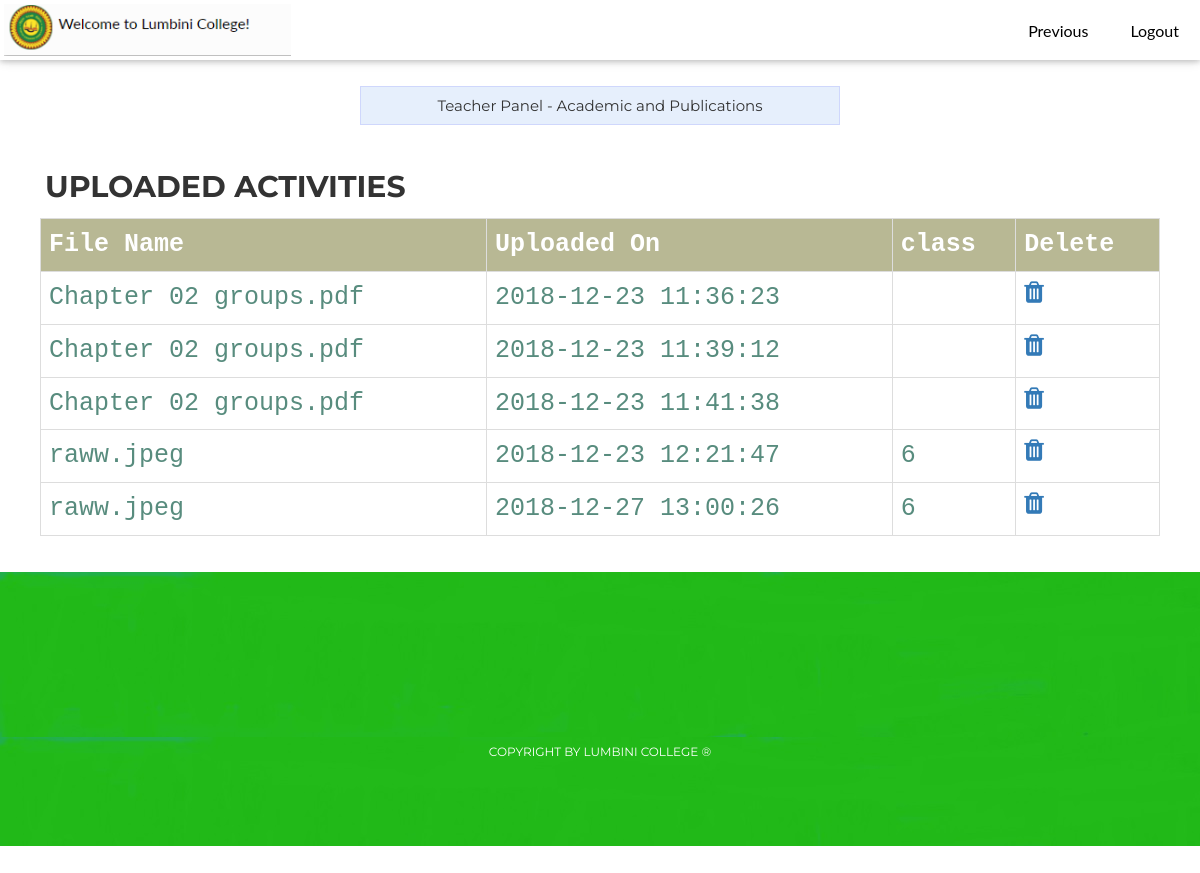
/viewActivity.php, run on the app's committed database.
### tables this page shows
CREATE TABLE `images` (
  `id` int(11) NOT NULL,
  `file_name` varchar(255) NOT NULL,
  `uploaded_on` datetime NOT NULL,
  `status` enum('1','0') NOT NULL DEFAULT '1',
  `class` varchar(225) NOT NULL
);

### viewActivity.php (the view, shortened to what this page needs)
<html>
<head>
  <link href="css/style1.css" rel="stylesheet" type="text/css">
      <link href="css/bootstrap.min.css" rel="stylesheet">
        <link rel="stylesheet" type="text/css" href="https://maxcdn.bootstrapcdn.com/font-awesome/4.7.0/css/font-awesome.min.css">
        <link href="css/style.css" rel="stylesheet">
</head>
    <body>
            <div class="nav-fixed font">
            <a href="logout.php"> <img src="images/logo.png"></a>
            <a href="logout.php" class="nav-page"> Logout </a>
            <a href="te admin.php" class="nav-page">Previous </a>
        </div>
    <div class="container">
      <div class="row"><div class="col-5 center big card-heading-blue">Teacher Panel  -  Academic and Publications</div></div><br>
        <div class="table-wrapper">
            <div class="table-title">
                <div class="row">
                    <div class="col-sm-8"><h2><b>UPLOADED ACTIVITIES</b></h2></div>
                    <div class="col-sm-4">
                    </div>
                </div>
            </div>
            <table class="table table-bordered">
                        <th>File Name</th>
                        <th>Uploaded On</th>
                        <th>class</th>
                        <th>Delete</th>
                        <?php
                        include 'connection.php';
                        $sql ="SELECT id,file_name,uploaded_on,class FROM images";
                        $result=$con->query($sql);
                        if($result -> num_rows > 0 ){
                          while ($row = $result -> fetch_array()) {
                            ?>
                            <tr>
                            <td><?php echo $row['file_name']; ?></td>
                            <td><?php echo $row['uploaded_on']; ?></td>
                            <td><?php echo $row['class']; ?></td>
                            <td><a href="deleteImage.php?id= <?php echo $row['id']; ?>"><i class="fa fa-trash"></i></a></td>
                            </tr>
                            <?php
                          }
                          echo "</table>";
                        }
                        else {
                          echo "0 result";
                        }
                        ?>
        </div>
    </div>
              <footer>
                          <div class="container">
                              <div class="row">
                                  <div class="col-md-12 col-xs-12 col-sm-12">
                                      <p class="copy-rights">Copyright by Lumbini College &reg;</p>
                                  </div>
                              </div>
                          </div>
               </footer>
    </body>
</html>

### css/style1.css (style rules this page uses)
.font { font-size: 12pt !important; font-family: "Lato" !important; }
a { text-decoration: none; color: inherit; }
h1, h2, h3, h4, h5 { padding: 0.5rem; margin: 0; text-decoration: none; }
.big { font-size: 1.5rem; }
html { height: 100%; box-sizing: border-box; }
body { position: relative; margin: 0; padding-bottom: 5rem; min-height: 100%; background-color: rgba(255, 255, 510.08); }
*, *::before, *::after { box-sizing: border-box; }
.container { width: 100%; padding: 12pt; margin-right: auto; margin-left: auto; margin-top: 70px; }
.row { display: -webkit-box; display: -ms-flexbox; display: flex; -ms-flex-wrap: wrap; flex-wrap: wrap; }
.col-1, .col-2, .col-3, .col-4, .col-5, .col-6, .col-7, .col-8, .col-9, .col-10, .col-11, .col-12 { position: relative; min-height: 1px; padding-right: 1rem; padding-left: 1rem; }
.col-5 { -webkit-box-flex: 0; -ms-flex: 0 0 41.666667%; flex: 0 0 41.666667%; max-width: 41.666667%; }
.center { margin: auto; text-align: center; }
::placeholder { opacity: 0.5; }
.table { width: 100%; max-width: 100%; margin-bottom: 1rem; background-color: transparent; border-collapse: collapse !important; }
.table th, .table td { padding: 0.75rem; vertical-align: top; border-top: 1px solid rgba(0,0,0,0.3); }
.table tbody tr { vertical-align: bottom; border-bottom: 1.5px solid rgba(0,0,0,0.3); }
.nav-fixed { overflow: hidden; background-color: rgba(255,255,255,0.85); position: fixed; top: 0; width: 100%; height: 60px; right: 0; z-index: 9999; box-shadow:0 2px 5px 0 rgba(0,0,0,0.16),0 2px 10px 0 rgba(0,0,0,0.12); }
.nav-fixed .nav-page { float: right; height: 80%; margin-top: 6px; display: block; color:rgba(0,0,0); text-align: center; padding: 14px 16px 16px 16px; text-decoration: none; font-family: inherit; margin-right: 5px; margin-left: 5px; transition: all 300ms; -webkit-transition: all 300ms; user-drag: none; user-select: none; -moz-user-select: none; -webkit-user-drag: none; -webkit-user-select: none; -ms-user-select: none; }
.nav-fixed img { max-height: 100%; float: left; padding: 0.4rem; }
.card-heading-blue { padding: 0.8rem; background-color: rgba(11,98,222, 0.1); border: 1px solid rgba(0,0,255,0.1); }

### css/style.css (style rules this page uses)
body { font-family: 'Montserrat', sans-serif; font-size: 14px; }
.container { width: 1150px; }
footer { background: rgba(79, 138, 240, 0.7); padding: 70px 0 60px 0; }
footer .copy-rights { text-align: center; color: #fff; padding-top: 15px; font-size: 12px; text-transform: uppercase; }
footer { background-image: url(../images/footer-inside.jpg); background-size: 100%; }

### viewActivity.php (style rules this page uses)
table { border-collapse: collapse; width: 100%; color: #588c7e; font-family: monospace; font-size: 25px; text-align: left; }
th { background-color: #b8b894; color: white; }

### data on the page
images: file_name "Chapter 02 groups.pdf", uploaded_on "2018-12-23 11:36:23"
images: file_name "Chapter 02 groups.pdf", uploaded_on "2018-12-23 11:39:12"
images: file_name "Chapter 02 groups.pdf", uploaded_on "2018-12-23 11:41:38"
images: file_name "raww.jpeg", uploaded_on "2018-12-23 12:21:47", class "6"
images: file_name "raww.jpeg", uploaded_on "2018-12-27 13:00:26", class "6"
